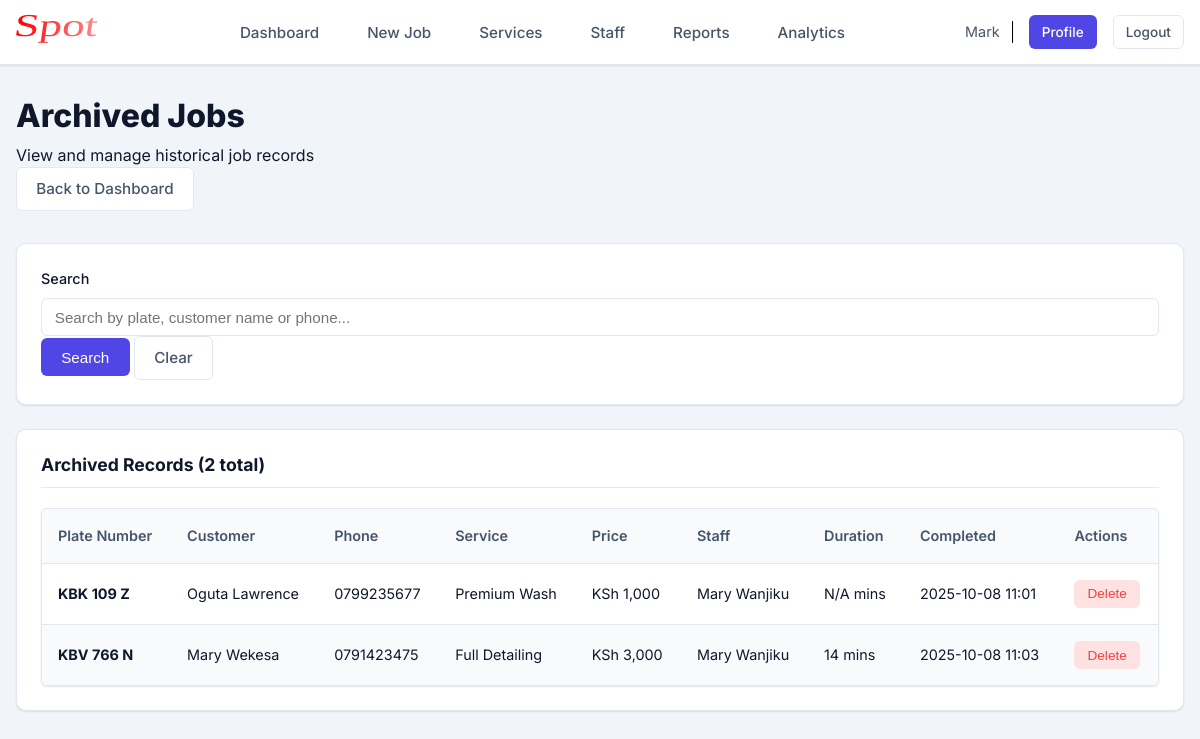
The page /admin/archived-jobs (signed in) on the database as committed earlier.
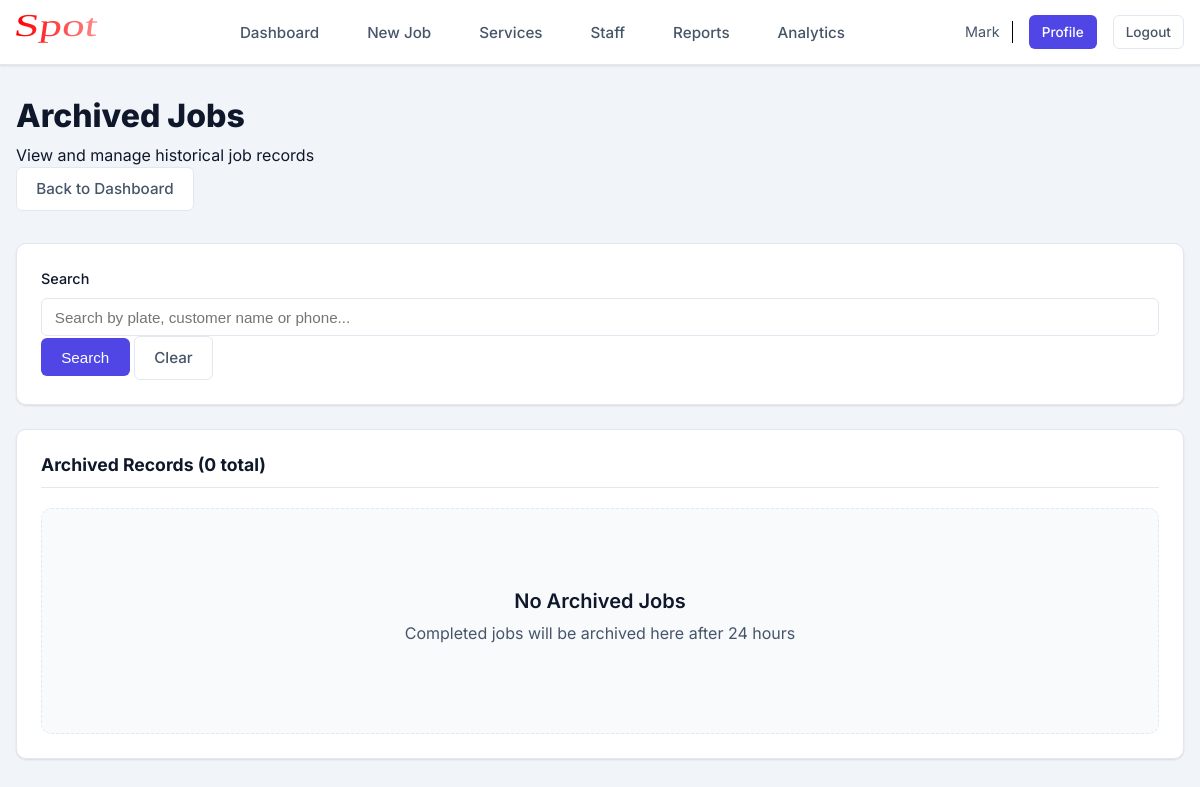
The same page on the database as committed later.
### app/models.py (models this page shows, shortened)
class ArchivedJob(db.Model):
    __tablename__ = 'archived_jobs'
    id = db.Column(db.Integer, primary_key=True)
    original_id = db.Column(db.Integer)  # Original Car ID
    customer_name = db.Column(db.String(120))
    customer_phone = db.Column(db.String(20))
    customer_email = db.Column(db.String(120))
    plate_number = db.Column(db.String(20), index=True)
    car_model = db.Column(db.String(100))
    service_name = db.Column(db.String(100))
    service_price = db.Column(db.Float)
    service_duration = db.Column(db.Integer)
    staff_name = db.Column(db.String(120))
    staff_username = db.Column(db.String(80))
    status = db.Column(db.String(20))
    notes = db.Column(db.Text)
    time_in = db.Column(db.DateTime)
    time_out = db.Column(db.DateTime)
    duration_minutes = db.Column(db.Integer)
    archived_at = db.Column(db.DateTime, default=datetime.utcnow, index=True)

### app/routes.py (the view, shortened to what this page needs)
@app.route('/admin/archived-jobs')
@login_required
@admin_required
def view_archived_jobs():
    page = request.args.get('page', 1, type=int)
    search = request.args.get('search', '')
    query = ArchivedJob.query
    archived_jobs = query.order_by(ArchivedJob.archived_at.desc()).paginate(
        page=page, per_page=50, error_out=False
    )
    return render_template('archived_jobs.html',
                         archived_jobs=archived_jobs,
                         search=search)

### app/models.py (called while the page is built)
@login_manager.user_loader
def load_user(user_id):
    return User.query.get(int(user_id))

### app/utils.py (called while the page is built)
def admin_required(f):
    @wraps(f)
    def decorated_function(*args, **kwargs):
        if not current_user.is_authenticated:
            flash('Please log in to access this page.', 'error')
            return redirect(url_for('login'))
        if current_user.role != 'admin':
            flash('You do not have permission to access this page.', 'error')
            return redirect(url_for('staff_dashboard'))
        return f(*args, **kwargs)
    return decorated_function

### app/templates/archived_jobs.html (shortened to what this page needs)
{% extends "base.html" %}
{% block content %}
<div class="dashboard-header" style="margin-bottom: 32px;">
    <div>
        <h1 style="font-size: 32px; font-weight: 800; color: var(--text-dark);">Archived Jobs</h1>
        <p style="color: var(--text-light); margin-top: 8px;">View and manage historical job records</p>
    </div>
    <a href="{{ url_for('admin_dashboard') }}" class="btn btn-secondary">Back to Dashboard</a>
</div>
<div class="card">
    <div class="card-body">
        <form method="GET" action="{{ url_for('view_archived_jobs') }}" class="flex gap-2"
            style="align-items: flex-end;">
            <div class="form-group" style="flex: 1; margin-bottom: 0;">
                <label for="search" class="form-label">Search</label>
                <input type="text" name="search" id="search" class="form-control"
                    placeholder="Search by plate, customer name or phone..." value="{{ search }}">
            </div>
            <button type="submit" class="btn btn-primary">Search</button>
            <a href="{{ url_for('view_archived_jobs') }}" class="btn btn-secondary">Clear</a>
        </form>
    </div>
</div>
<div class="card">
    <div class="card-header">
        <h2 class="card-title">Archived Records ({{ archived_jobs.total }} total)</h2>
    </div>
    <div class="card-body">
        {% if archived_jobs.items %}
        <div class="table-responsive">
            <table class="table">
                <thead>
                    <tr>
                        <th>Plate Number</th>
                        <th>Customer</th>
                        <th>Phone</th>
                        <th>Service</th>
                        <th>Price</th>
                        <th>Staff</th>
                        <th>Duration</th>
                        <th>Completed</th>
                        <th>Actions</th>
                    </tr>
                </thead>
                <tbody>
                    {% for job in archived_jobs.items %}
                    <tr>
                        <td><strong>{{ job.plate_number }}</strong></td>
                        <td>{{ job.customer_name }}</td>
                        <td>{{ job.customer_phone }}</td>
                        <td>{{ job.service_name }}</td>
                        <td>KSh {{ '{:,.0f}'.format(job.service_price) }}</td>
                        <td>{{ job.staff_name or 'N/A' }}</td>
                        <td>{{ job.duration_minutes or 'N/A' }} mins</td>
                        <td>{{ job.time_out.strftime('%Y-%m-%d %H:%M') if job.time_out else 'N/A' }}</td>
                        <td>
                            <form method="POST" action="{{ url_for('delete_archived_job', archive_id=job.id) }}"
                                style="display: inline;"
                                onsubmit="return confirm('Permanently delete this archived job?')">
                                <button type="submit" class="btn btn-sm btn-danger">Delete</button>
                            </form>
                        </td>
                    </tr>
                    {% endfor %}
                </tbody>
            </table>
        </div>
        {% else %}
        <div class="empty-state">
            <h3 class="empty-state-title">No Archived Jobs</h3>
            <p class="empty-state-text">
                {% if search %}
                No results found for "{{ search }}"
                {% else %}
                Completed jobs will be archived here after 24 hours
                {% endif %}
            </p>
        </div>
        {% endif %}
    </div>
</div>
{% endblock %}

Rows that differ between the two databases and show on the page:
removed ArchivedJob: plate_number "KBK 109 Z", customer_name "Oguta Lawrence", customer_phone "0799235677", service_name "Premium Wash", service_price "1,000", staff_name "Mary Wanjiku", duration_minutes "N/A", time_out "2025-10-08 11:01"
removed ArchivedJob: plate_number "KBV 766 N", customer_name "Mary Wekesa", customer_phone "0791423475", service_name "Full Detailing", service_price "3,000", staff_name "Mary Wanjiku", duration_minutes "14", time_out "2025-10-08 11:03"
Other text that changed with them:
{{ archived_jobs.total }}: "2" → "0"
text no longer shown: "Plate Number Customer Phone Service Price Staff Duration Completed Actions"
text now shown: "No Archived Jobs Completed jobs will be archived here after 24 hours"
